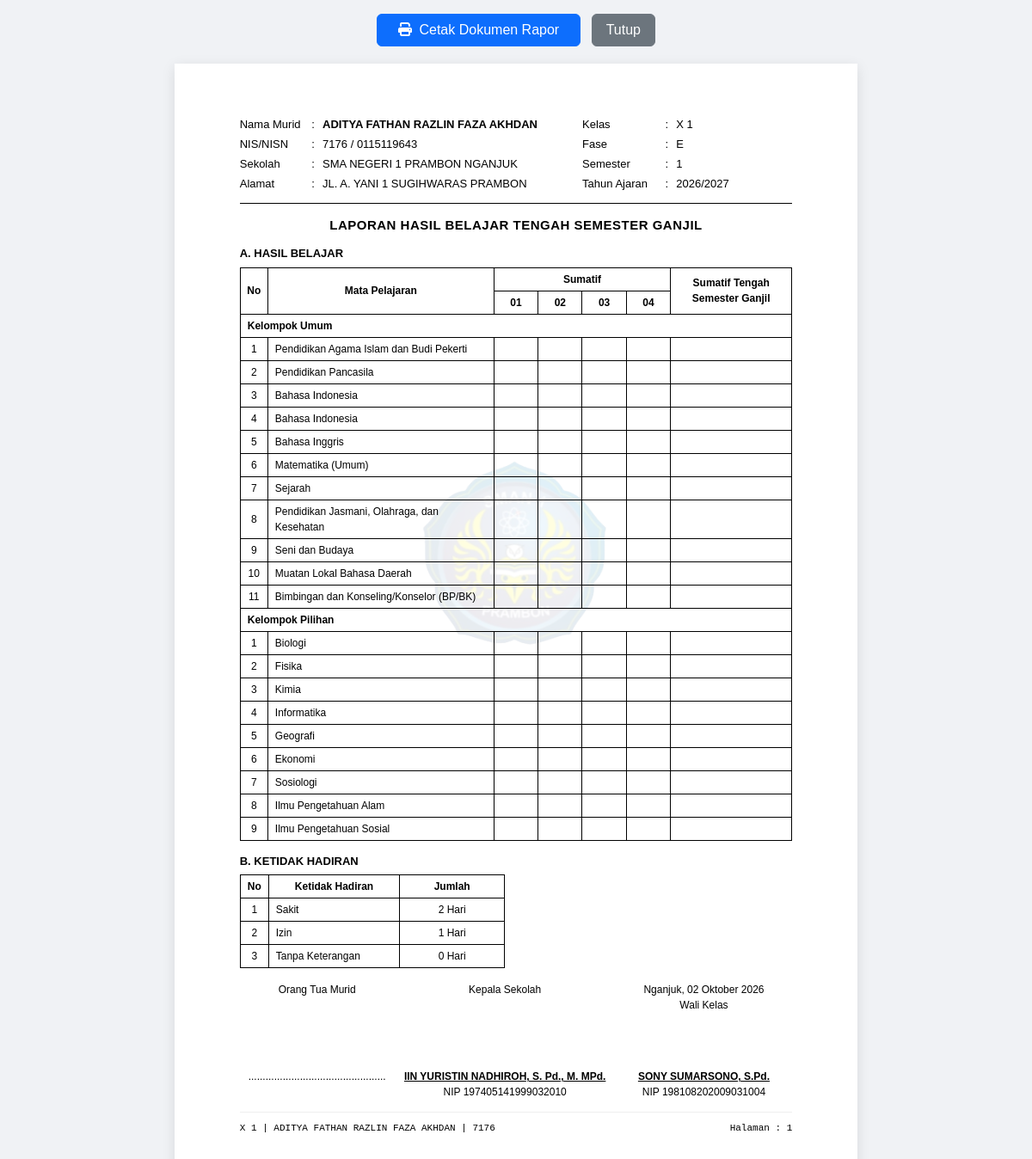
/student-report.php?nis=7176 (signed in), run on the app's committed database.
### tables this page shows
CREATE TABLE `tb_siswa` (
  `nis` varchar(20) NOT NULL,
  `id_user` int(11) NOT NULL,
  `nama` varchar(100) NOT NULL,
  `nisn` varchar(20) DEFAULT NULL,
  `id_kelas` int(11) NOT NULL,
  PRIMARY KEY (`nis`),
  UNIQUE KEY `uq_siswa_nisn` (`nisn`),
  KEY `fk_user_siswa` (`id_user`),
  KEY `fk_kelas_siswa` (`id_kelas`),
  CONSTRAINT `fk_kelas_siswa` FOREIGN KEY (`id_kelas`) REFERENCES `tb_kelas` (`id_kelas`) ON DELETE CASCADE ON UPDATE CASCADE,
  CONSTRAINT `fk_user_siswa` FOREIGN KEY (`id_user`) REFERENCES `tb_user` (`id_user`) ON DELETE CASCADE ON UPDATE CASCADE
);

CREATE TABLE `tb_kelas` (
  `id_kelas` int(11) NOT NULL AUTO_INCREMENT,
  `nama_kelas` varchar(20) NOT NULL,
  `tingkat` varchar(5) NOT NULL,
  `id_guru_walikelas` varchar(20) DEFAULT NULL,
  PRIMARY KEY (`id_kelas`),
  UNIQUE KEY `nama_kelas` (`nama_kelas`),
  KEY `fk_kelas_walikelas` (`id_guru_walikelas`),
  CONSTRAINT `fk_kelas_walikelas` FOREIGN KEY (`id_guru_walikelas`) REFERENCES `tb_guru` (`id_guru`) ON DELETE SET NULL ON UPDATE CASCADE
);

CREATE TABLE `tb_pengaturan_rapor` (
  `id` int(11) NOT NULL DEFAULT 1,
  `nama_sekolah` varchar(150) NOT NULL DEFAULT 'SMA NEGERI 1 PRAMBON NGANJUK',
  `alamat_sekolah` varchar(200) NOT NULL DEFAULT 'JL. A. YANI 1 SUGIHWARAS PRAMBON',
  `logo_sekolah` varchar(255) DEFAULT NULL,
  `npsn` varchar(30) NOT NULL DEFAULT '20539744',
  `akreditasi` varchar(30) NOT NULL DEFAULT 'A (Unggul)',
  `slogan` varchar(255) NOT NULL DEFAULT 'Unggul dalam Prestasi, Berkarakter, dan Berbudaya Lingkungan',
  `telepon` varchar(50) NOT NULL DEFAULT '(0358) 771234',
  `email` varchar(100) NOT NULL DEFAULT 'info@sman1prambon.sch.id',
  `website` varchar(100) NOT NULL DEFAULT 'sman1prambon.sch.id',
  `deskripsi_sekolah` text DEFAULT NULL,
  `tahun_ajaran` varchar(20) NOT NULL DEFAULT '2025/2026',
  `semester` varchar(10) NOT NULL DEFAULT '2',
  `nama_kepala_sekolah` varchar(150) NOT NULL DEFAULT 'Iin Yuristin Nadhiroh, S. Pd., M. MPd.',
  `nip_kepala_sekolah` varchar(30) NOT NULL DEFAULT '197405141999032010',
  `tempat_rapor` varchar(50) NOT NULL DEFAULT 'Prambon',
  `tanggal_rapor` varchar(50) NOT NULL DEFAULT '19 Juni 2026',
  PRIMARY KEY (`id`)
);

CREATE TABLE `tb_mapel_referensi` (
  `id_mapel` varchar(20) NOT NULL,
  `nama_mapel` varchar(100) NOT NULL,
  `sistem` tinyint(1) NOT NULL DEFAULT 0 COMMENT '1 = mapel sistem, tidak boleh dihapus',
  PRIMARY KEY (`id_mapel`)
);

CREATE TABLE `tb_presensi_sts` (
  `id_presensi` int(11) NOT NULL AUTO_INCREMENT,
  `nis` varchar(20) NOT NULL,
  `sakit` int(11) NOT NULL DEFAULT 0,
  `izin` int(11) NOT NULL DEFAULT 0,
  `alpa` int(11) NOT NULL DEFAULT 0,
  PRIMARY KEY (`id_presensi`),
  UNIQUE KEY `nis` (`nis`),
  KEY `fk_presensi_siswa` (`nis`),
  CONSTRAINT `fk_presensi_siswa` FOREIGN KEY (`nis`) REFERENCES `tb_siswa` (`nis`) ON DELETE CASCADE ON UPDATE CASCADE
);

CREATE TABLE `tb_guru` (
  `id_guru` varchar(20) NOT NULL,
  `id_user` int(11) NOT NULL,
  `nama_guru` varchar(100) NOT NULL,
  PRIMARY KEY (`id_guru`),
  KEY `fk_user_guru` (`id_user`),
  CONSTRAINT `fk_user_guru` FOREIGN KEY (`id_user`) REFERENCES `tb_user` (`id_user`) ON DELETE CASCADE ON UPDATE CASCADE
);

### student-report.php (the view, shortened to what the rows shown need)
<?php
require_once "models/Student.php";
require_once "models/Bobot.php";
require_once "models/Setting.php";
$db = new Database();
$conn = $db->connect();
$studentModel = new Student($conn);
$settingModel = new Setting($conn);
$nis = $_GET['nis'] ?? '';
$reportData = $studentModel->getReportSts($nis);
$student    = $reportData['student'];
$grades     = $reportData['grades'];
$setting    = $settingModel->get();
$idKelas = (int)$student['id_kelas'];
$qWali = mysqli_query($conn, "
    SELECT g.nama_guru, g.id_guru
    FROM tb_kelas k
    LEFT JOIN tb_guru g ON k.id_guru_walikelas = g.id_guru
    WHERE k.id_kelas = $idKelas
");
$wali = mysqli_fetch_assoc($qWali);
$namaWali = $wali['nama_guru'] ?? '-';
$nipWali  = $wali['id_guru'] ?? '-';
$kelasFormatted = str_replace('-', ' ', $student['nama_kelas']);
$fase = ($student['tingkat'] === '10' || str_starts_with($student['nama_kelas'], 'X-')) ? 'E' : 'F';
$semRaw = trim((string)($setting['semester'] ?? '1'));
$semGanjilGenap = ($semRaw === '2' || stripos($semRaw, 'genap') !== false) ? 'GENAP' : 'GANJIL';
$semGanjilGenapCap = ucfirst(strtolower($semGanjilGenap));
$mapelUmum = [];
$mapelPilihan = [];
foreach ($grades as $g) {
    $kat = strtolower(trim((string)$g['kategori']));
    if ($kat === 'pilihan') {
        $mapelPilihan[] = $g;
    } else {
        $mapelUmum[] = $g;
    }
}
?>
<!DOCTYPE html>
<html lang="id">
<head>
    <link href="vendor/bootstrap-5.3.8/css/bootstrap.min.css" rel="stylesheet">
    <link rel="stylesheet" href="https://cdnjs.cloudflare.com/ajax/libs/font-awesome/6.5.1/css/all.min.css">
</head>
<body>
<div class="report-page">
    <div class="content-area">
        <table class="meta-table">
            <tr>
                <td style="width: 13%;">Nama Murid</td>
                <td style="width: 2%;">:</td>
                <td style="width: 47%; font-weight: bold;"><?= htmlspecialchars($student['nama']) ?></td>
                <td style="width: 15%;">Kelas</td>
                <td style="width: 2%;">:</td>
                <td style="width: 21%;"><?= htmlspecialchars($kelasFormatted) ?></td>
            </tr>
            <tr>
                <td>NIS/NISN</td>
                <td>:</td>
                <td><?= htmlspecialchars($student['nis']) ?> / <?= htmlspecialchars($student['nisn'] ?? '-') ?></td>
                <td>Fase</td>
                <td>:</td>
                <td><?= htmlspecialchars($fase) ?></td>
            </tr>
            <tr>
                <td>Sekolah</td>
                <td>:</td>
                <td><?= htmlspecialchars($setting['nama_sekolah']) ?></td>
                <td>Semester</td>
                <td>:</td>
                <td><?= htmlspecialchars($setting['semester']) ?></td>
            </tr>
            <tr>
                <td>Alamat</td>
                <td>:</td>
                <td><?= htmlspecialchars($setting['alamat_sekolah']) ?></td>
                <td>Tahun Ajaran</td>
                <td>:</td>
                <td><?= htmlspecialchars($setting['tahun_ajaran']) ?></td>
            </tr>
        </table>
        <div class="meta-divider"></div>
        <div class="report-title">LAPORAN HASIL BELAJAR TENGAH SEMESTER <?= $semGanjilGenap ?></div>
        <div class="section-title">A. HASIL BELAJAR</div>
        <div class="table-raport-container">
            <?php if (!empty($setting['logo_sekolah']) && file_exists(__DIR__ . '/' . $setting['logo_sekolah'])) { ?>
                <img src="<?= htmlspecialchars($setting['logo_sekolah']) ?>" class="raport-watermark" alt="Watermark">
            <?php } ?>
            <table class="table-raport">
                <thead>
                    <tr>
                        <th rowspan="2" style="width: 5%;">No</th>
                        <th rowspan="2" style="width: 41%;">Mata Pelajaran</th>
                        <th colspan="4" style="width: 32%;">Sumatif</th>
                        <th rowspan="2" style="width: 22%;">Sumatif Tengah<br>Semester <?= $semGanjilGenapCap ?></th>
                    </tr>
                    <tr>
                        <th style="width: 8%;">01</th>
                        <th style="width: 8%;">02</th>
                        <th style="width: 8%;">03</th>
                        <th style="width: 8%;">04</th>
                    </tr>
                </thead>
                <tbody>
                    <?php if (!empty($mapelUmum)) { ?>
                        <?php
                        $noU = 1;
                        foreach ($mapelUmum as $g) {
                            $s1  = ($g['sumatif_1'] !== null && $g['sumatif_1'] !== '') ? (float)$g['sumatif_1'] : '';
                            $s2  = ($g['sumatif_2'] !== null && $g['sumatif_2'] !== '') ? (float)$g['sumatif_2'] : '';
                            $s3  = ($g['sumatif_3'] !== null && $g['sumatif_3'] !== '') ? (float)$g['sumatif_3'] : '';
                            $s4  = (isset($g['sumatif_4']) && $g['sumatif_4'] !== null && $g['sumatif_4'] !== '') ? (float)$g['sumatif_4'] : '';
                            $ats = ($g['nilai_sts'] !== null && $g['nilai_sts'] !== '') ? (float)$g['nilai_sts'] : '';
                        ?>
                        <tr>
                            <td class="text-center"><?= $noU++ ?></td>
                            <td class="mapel-name"><?= htmlspecialchars($g['nama_mapel']) ?></td>
                            <td class="text-center"><?= $s1 ?></td>
                            <td class="text-center"><?= $s2 ?></td>
                            <td class="text-center"><?= $s3 ?></td>
                            <td class="text-center"><?= $s4 ?></td>
                            <td class="text-center"><?= $ats ?></td>
                        </tr>
                        <?php } ?>
                    <?php } ?>
                    <?php if (!empty($mapelPilihan)) { ?>
                        <?php
                        $noP = 1;
                        foreach ($mapelPilihan as $g) {
                            $s1  = ($g['sumatif_1'] !== null && $g['sumatif_1'] !== '') ? (float)$g['sumatif_1'] : '';
                            $s2  = ($g['sumatif_2'] !== null && $g['sumatif_2'] !== '') ? (float)$g['sumatif_2'] : '';
                            $s3  = ($g['sumatif_3'] !== null && $g['sumatif_3'] !== '') ? (float)$g['sumatif_3'] : '';
                            $s4  = (isset($g['sumatif_4']) && $g['sumatif_4'] !== null && $g['sumatif_4'] !== '') ? (float)$g['sumatif_4'] : '';
                            $ats = ($g['nilai_sts'] !== null && $g['nilai_sts'] !== '') ? (float)$g['nilai_sts'] : '';
                        ?>
                        <tr>
                            <td class="text-center"><?= $noP++ ?></td>
                            <td class="mapel-name"><?= htmlspecialchars($g['nama_mapel']) ?></td>
                            <td class="text-center"><?= $s1 ?></td>
                            <td class="text-center"><?= $s2 ?></td>
                            <td class="text-center"><?= $s3 ?></td>
                            <td class="text-center"><?= $s4 ?></td>
                            <td class="text-center"><?= $ats ?></td>
                        </tr>
                        <?php } ?>
                    <?php } ?>
                </tbody>
            </table>
        </div>
        <div class="section-title">B. KETIDAK HADIRAN</div>
        <?php
        $presensi = $reportData['presensi'] ?? ['sakit' => 0, 'izin' => 0, 'alpa' => 0];
        $sakitVal = (int)($presensi['sakit'] ?? 0);
        $izinVal  = (int)($presensi['izin'] ?? 0);
        $alpaVal  = (int)($presensi['alpa'] ?? 0);
        ?>
        <table class="table-ketidakhadiran">
            <thead>
                <tr>
                    <th style="width: 10%;">No</th>
                    <th style="width: 50%;">Ketidak Hadiran</th>
                    <th style="width: 40%;">Jumlah</th>
                </tr>
            </thead>
            <tbody>
                <tr>
                    <td class="text-center">1</td>
                    <td class="ps-2">Sakit</td>
                    <td class="text-center"><?= $sakitVal ?> Hari</td>
                </tr>
                <tr>
                    <td class="text-center">2</td>
                    <td class="ps-2">Izin</td>
                    <td class="text-center"><?= $izinVal ?> Hari</td>
                </tr>
                <tr>
                    <td class="text-center">3</td>
                    <td class="ps-2">Tanpa Keterangan</td>
                    <td class="text-center"><?= $alpaVal ?> Hari</td>
                </tr>
            </tbody>
        </table>
        <table class="signature-table">
            <tr>
                <td class="col-ortu">Orang Tua Murid</td>
                <td class="col-kepsek">Kepala Sekolah</td>
                <td class="col-wali"><?= htmlspecialchars($setting['tempat_rapor']) ?>, <?= htmlspecialchars($setting['tanggal_rapor']) ?><br>Wali Kelas</td>
            </tr>
            <tr>
            </tr>
            <tr>
                <td class="col-ortu">................................................</td>
                <td class="col-kepsek">
                    <span style="white-space: nowrap; display: inline-block;"><u><strong><?= htmlspecialchars($setting['nama_kepala_sekolah']) ?></strong></u></span><br>
                    NIP <?= htmlspecialchars($setting['nip_kepala_sekolah']) ?>
                </td>
                <td class="col-wali">
                    <span style="white-space: nowrap; display: inline-block;"><u><strong><?= htmlspecialchars($namaWali) ?></strong></u></span><br>
                    NIP <?= htmlspecialchars($nipWali) ?>
                </td>
            </tr>
        </table>
    </div>
    <div class="running-footer">
        <div><?= htmlspecialchars($kelasFormatted) ?> | <?= htmlspecialchars($student['nama']) ?> | <?= htmlspecialchars($student['nis']) ?></div>
        <div>Halaman : 1</div>
    </div>
</div>
</body>
</html>

### data on the page
tb_siswa: nama "ADITYA FATHAN RAZLIN FAZA AKHDAN", id_kelas.nama_kelas "X 1", nis "7176", nisn "0115119643", id_kelas.tingkat "E"
tb_pengaturan_rapor: nama_sekolah "SMA NEGERI 1 PRAMBON NGANJUK", semester "1", alamat_sekolah "JL. A. YANI 1 SUGIHWARAS PRAMBON", tahun_ajaran "2026/2027", semester "GANJIL", logo_sekolah (picture), semester "Ganjil", tempat_rapor "Nganjuk", tanggal_rapor "02 Oktober 2026", nama_kepala_sekolah "IIN YURISTIN NADHIROH, S. Pd., M. MPd.", nip_kepala_sekolah "197405141999032010"
tb_mapel_referensi: nama_mapel "Pendidikan Agama Islam dan Budi Pekerti"
tb_mapel_referensi: nama_mapel "Pendidikan Pancasila"
tb_mapel_referensi: nama_mapel "Bahasa Indonesia"
tb_mapel_referensi: nama_mapel "Bahasa Inggris"
tb_mapel_referensi: nama_mapel "Matematika (Umum)"
tb_mapel_referensi: nama_mapel "Sejarah"
tb_mapel_referensi: nama_mapel "Pendidikan Jasmani, Olahraga, dan Kesehatan"
tb_mapel_referensi: nama_mapel "Seni dan Budaya"
tb_mapel_referensi: nama_mapel "Muatan Lokal Bahasa Daerah"
tb_mapel_referensi: nama_mapel "Bimbingan dan Konseling/Konselor (BP/BK)"
tb_mapel_referensi: nama_mapel "Biologi"
tb_mapel_referensi: nama_mapel "Fisika"
tb_mapel_referensi: nama_mapel "Kimia"
tb_mapel_referensi: nama_mapel "Informatika"
tb_mapel_referensi: nama_mapel "Geografi"
tb_mapel_referensi: nama_mapel "Ekonomi"
tb_mapel_referensi: nama_mapel "Sosiologi"
tb_mapel_referensi: nama_mapel "Ilmu Pengetahuan Alam"
tb_mapel_referensi: nama_mapel "Ilmu Pengetahuan Sosial"
tb_presensi_sts: sakit "2", izin "1", alpa "0"
tb_guru: nama_guru "SONY SUMARSONO, S.Pd.", id_guru "198108202009031004"
